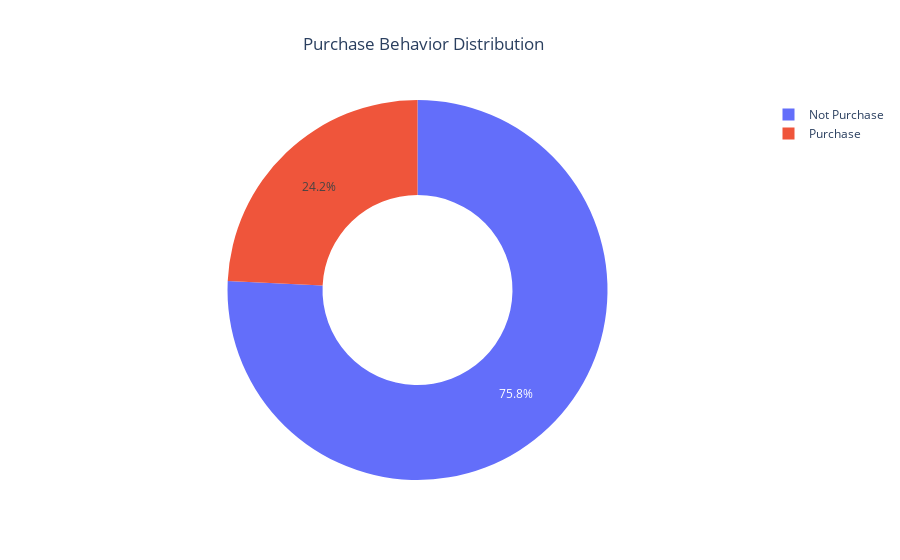

Notebook code for this chart:
### Markdown cell above
## Purchase

The dataset is imbalanced with roughly a quarter of records making purchase while the remaining not, which raises concern about the evaluation of the applied model because a naive model that simply predicts all records to be not successful can reach an accuracy rate of 75%. In other words, even though our model offers a promising predictive accuracy rate of 80%, it is only 5% better than arbitrarily taking all predictions as successful and fails to present a genuine preditive power.

### Code cell
# donut chart for Purchase
labels = ['Purchase','Not Purchase']
values = [48, 150]

# Use `hole` to create a donut-like pie chart
fig = go.Figure(data=[go.Pie(labels=labels, values=values, hole=.5)])
fig.update_layout(title='Purchase Behavior Distribution', title_x=0.47)
fig.show()

### Figure 1 — Plotly figure (JSON) as saved in the notebook; plotly's stock layout.template omitted (floating-point values rounded to 4 significant figures)
{"data": [{"hole": 0.5, "labels": ["Purchase", "Not Purchase"], "type": "pie", "values": [48, 150]}], "layout": {"title": {"text": "Purchase Behavior Distribution", "x": 0.47}}}
